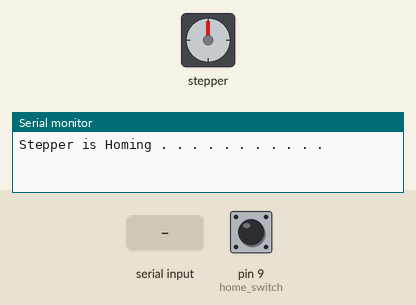
Bench run of a sketch on a simulated Arduino Nano, built with avr-gcc and run on an emulated ATmega328P. Shown: stepper motor, the last lines printed to the serial monitor. Inputs (shaded band) come from the test bench; at power-on: pin 9 (home_switch) HIGH. Stepper angles assume 200 steps per turn.

Above: at 0.1 s.
At 0.8 s:
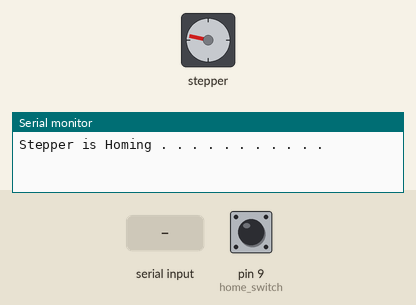
0.9 s: pin 9 (home_switch) pulled LOW for 0.15 s
At 2.2 s:
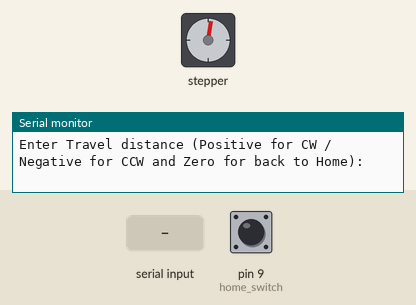
2.5 s: "90,45\n" received over Serial
Timing chart, 0 to 5.5 s (numbered marks = the images above; inputs shaded):
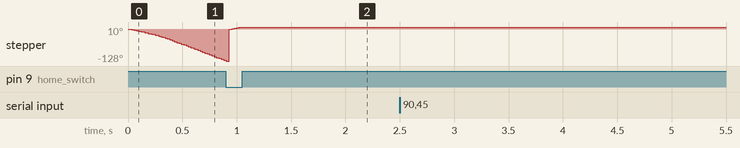

The sketch:

INTERUPT.ino
```cpp
/*  Motor Homing code using AccelStepper and the Serial Monitor

Created by Yvan / https://Brainy-Bits.com
This code is in the public domain...
You can: copy it, use it, modify it, share it or just plain ignore it!
Thx!

*/

#include "AccelStepper.h"
// Library created by Mike McCauley at http://www.airspayce.com/mikem/arduino/AccelStepper/

// AccelStepper Setup
AccelStepper stepperX(1, 2, 3);   // 1 = Easy Driver interface
                                  // NANO Pin 2 connected to STEP pin of Easy Driver
                                  // NANO Pin 3 connected to DIR pin of Easy Driver

// Define the Pins used
#define home_switch 9 // Pin 9 connected to Home Switch (MicroSwitch)

// Stepper Travel Variables
long TravelX;  // Used to store the X value entered in the Serial Monitor
int move_finished=1;  // Used to check if move is completed
long initial_homing=-1;  // Used to Home Stepper at startup


void setup() {
   Serial.begin(9600);  // Start the Serial monitor with speed of 9600 Bauds

   pinMode(home_switch, INPUT_PULLUP);

   delay(5);  // Wait for EasyDriver wake up

   //  Set Max Speed and Acceleration of each Steppers at startup for homing
  stepperX.setMaxSpeed(100.0);      // Set Max Speed of Stepper (Slower to get better accuracy)
  stepperX.setAcceleration(100.0);  // Set Acceleration of Stepper


// Start Homing procedure of Stepper Motor at startup

  Serial.print("Stepper is Homing . . . . . . . . . . . ");

  while (digitalRead(home_switch)) {  // Make the Stepper move CCW until the switch is activated
    stepperX.moveTo(initial_homing);  // Set the position to move to
    initial_homing--;  // Decrease by 1 for next move if needed
    stepperX.run();  // Start moving the stepper
    delay(5);
}

  stepperX.setCurrentPosition(0);  // Set the current position as zero for now
  stepperX.setMaxSpeed(100.0);      // Set Max Speed of Stepper (Slower to get better accuracy)
  stepperX.setAcceleration(100.0);  // Set Acceleration of Stepper
  initial_homing=1;

  while (!digitalRead(home_switch)) { // Make the Stepper move CW until the switch is deactivated
    stepperX.moveTo(initial_homing);
    stepperX.run();
    initial_homing++;
    delay(5);
  }

  stepperX.setCurrentPosition(0);
  Serial.println("Homing Completed");
  Serial.println("");
  stepperX.setMaxSpeed(1000.0);      // Set Max Speed of Stepper (Faster for regular movements)
  stepperX.setAcceleration(1000.0);  // Set Acceleration of Stepper

// Print out Instructions on the Serial Monitor at Start
  Serial.println("Enter Travel distance (Positive for CW / Negative for CCW and Zero for back to Home): ");
}

void loop() {

 while (Serial.available()>0)  { // Check if values are available in the Serial Buffer

  move_finished=0;  // Set variable for checking move of the Stepper

  TravelX= Serial.parseInt();  // Put numeric value from buffer in TravelX variable
  if (TravelX < 0 || TravelX > 1350) {  // Make sure the position entered is not beyond the HOME or MAX position
    Serial.println("");
    Serial.println("Please enter a value greater than zero and smaller or equal to 1350.....");
    Serial.println("");
  } else {
    Serial.print("Moving stepper into position: ");
    Serial.println(TravelX);

  stepperX.moveTo(TravelX);  // Set new moveto position of Stepper

  delay(1000);  // Wait 1 seconds before moving the Stepper
  }
  }

  if (TravelX >= 0 && TravelX <= 1350) {

// Check if the Stepper has reached desired position
  if ((stepperX.distanceToGo() != 0)) {

    stepperX.run();  // Move Stepper into position

  }

// If move is completed display message on Serial Monitor
  if ((move_finished == 0) && (stepperX.distanceToGo() == 0)) {
    Serial.println("COMPLETED!");
    Serial.println("");
     Serial.println("Enter Travel distance (Positive for CW / Negative for CCW and Zero for back to Home): ");
    move_finished=1;  // Reset move variable
  }
  }
}
```
